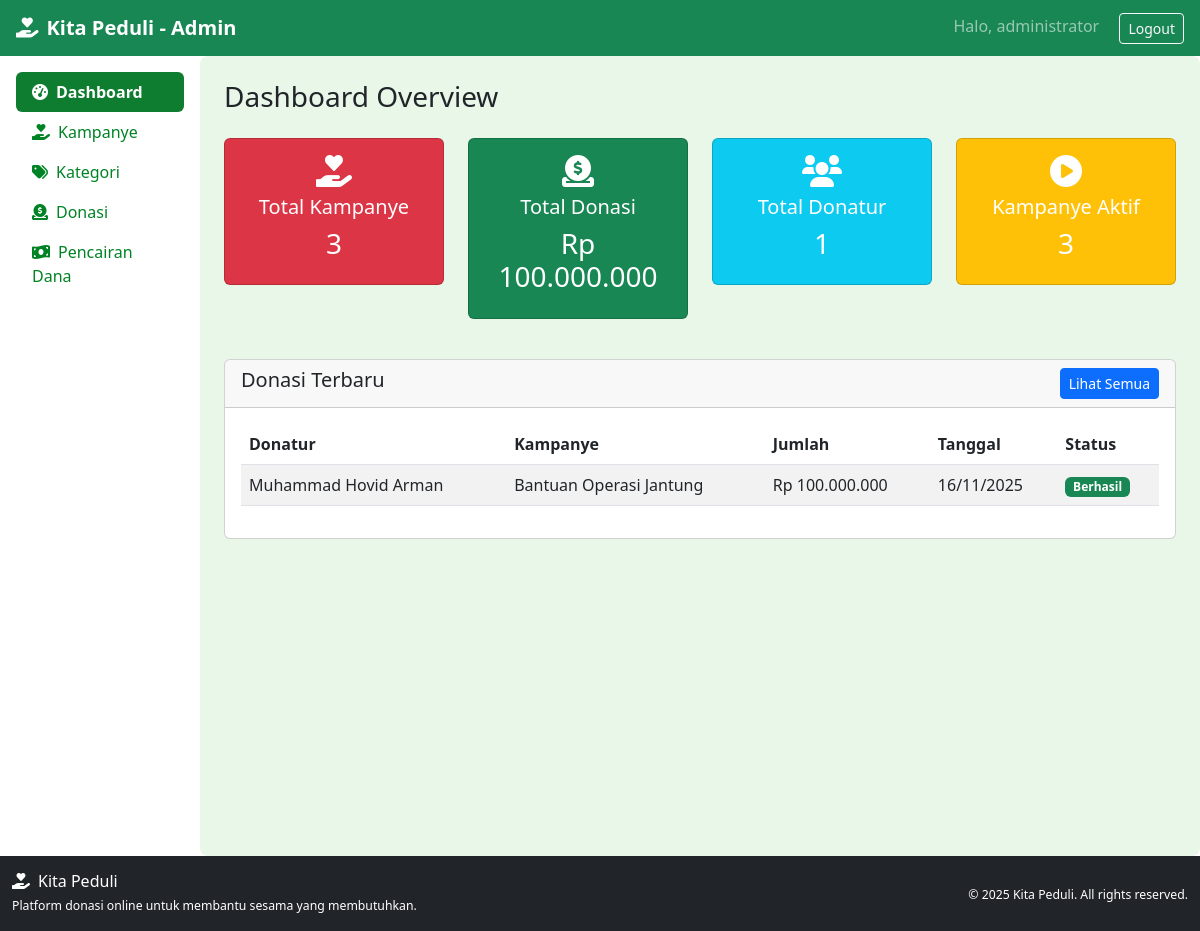
Screenshot of /admin/dashboard.php (signed in) with the database file from the repository.
### tables this page shows
CREATE TABLE `donasi` (
  `id_donasi` int(11) NOT NULL,
  `id_kampanye` int(11) NOT NULL,
  `nama_donatur` varchar(100) DEFAULT NULL,
  `email_donatur` varchar(100) DEFAULT NULL,
  `jumlah_donasi` decimal(15,2) NOT NULL,
  `metode_pembayaran` varchar(50) DEFAULT NULL,
  `tanggal_donasi` datetime DEFAULT current_timestamp(),
  `status_pembayaran` enum('Menunggu Konfirmasi','Berhasil','Gagal') DEFAULT 'Menunggu Konfirmasi',
  `pesan_donatur` text DEFAULT NULL
);

CREATE TABLE `kampanye` (
  `id_kampanye` int(11) NOT NULL,
  `id_kategori` int(11) NOT NULL,
  `judul` varchar(255) NOT NULL,
  `deskripsi` text NOT NULL,
  `target_dana` decimal(15,2) NOT NULL,
  `dana_terkumpul` decimal(15,2) DEFAULT 0.00,
  `tanggal_mulai` date DEFAULT NULL,
  `tanggal_akhir` date DEFAULT NULL,
  `foto_utama` varchar(255) DEFAULT NULL,
  `status_kampanye` enum('Aktif','Selesai','Dihentikan') DEFAULT 'Aktif',
  `gambar` varchar(255) DEFAULT NULL
);

### admin/dashboard.php (the view, shortened to what this page needs)
<?php
include '../config/koneksi.php';
$q = [
    "total_kampanye"  => "SELECT COUNT(*) total FROM kampanye",
    "total_donasi"    => "SELECT SUM(jumlah_donasi) total FROM donasi WHERE status_pembayaran='Berhasil'",
    "total_donatur"   => "SELECT COUNT(DISTINCT email_donatur) total FROM donasi",
    "kampanye_aktif"  => "SELECT COUNT(*) total FROM kampanye WHERE status_kampanye='Aktif'"
];
$stats = [];
foreach ($q as $key => $sql) {
    $stats[$key] = mysqli_fetch_assoc(mysqli_query($conn, $sql))['total'] ?? 0;
}
$recent = mysqli_query($conn, "
    SELECT d.*, k.judul
    FROM donasi d
    JOIN kampanye k USING (id_kampanye)
    ORDER BY tanggal_donasi DESC
    LIMIT 5
");
?>
<!DOCTYPE html>
<html lang="id">
<head>
    <link rel="stylesheet" href="../assets/css/style.css">
    <link href="https://cdn.jsdelivr.net/npm/bootstrap@5.3.0/dist/css/bootstrap.min.css" rel="stylesheet">
    <link href="https://cdnjs.cloudflare.com/ajax/libs/font-awesome/6.0.0/css/all.min.css" rel="stylesheet">
</head>
<body>
<nav class="navbar navbar-dark bg-success px-3">
    <a class="navbar-brand fw-bold" href="dashboard.php">
        <i class="fas fa-hand-holding-heart me-2"></i>Kita Peduli - Admin
    </a>
    <div>
        <span class="navbar-text me-3">Halo, <?= $_SESSION['admin']['nama_lengkap']; ?></span>
        <a href="logout.php" class="btn btn-outline-light btn-sm">Logout</a>
    </div>
</nav>
<div class="container-fluid">
<div class="row">
<div class="col-md-3 col-lg-2 sidebar-green p-3">
    <?php
    $menu = [
        "dashboard.php" => ["Dashboard", "fa-tachometer-alt"],
        "kampanye.php"  => ["Kampanye", "fa-hand-holding-heart"],
        "kategori.php"  => ["Kategori", "fa-tags"],
        "donasi.php"    => ["Donasi", "fa-donate"],
        "pencairan.php" => ["Pencairan Dana", "fa-money-bill-wave"],
    ];
    ?>
    <ul class="nav nav-pills flex-column">
        <?php foreach ($menu as $link => [$label, $icon]): ?>
        <li class="nav-item">
            <a href="<?= $link ?>" class="nav-link <?= $link == basename($_SERVER['PHP_SELF']) ? 'active' : '' ?>">
                <i class="fas <?= $icon ?> me-2"></i><?= $label ?>
            </a>
        </li>
        <?php endforeach; ?>
    </ul>
</div>
<main class="col-md-9 col-lg-10 px-4 py-4 dashboard-bg">
    <h2 class="h3 mb-4">Dashboard Overview</h2>
    <div class="row">
        <?php
        $cards = [
            ["bg-danger",  "fa-hand-holding-heart", "Total Kampanye", $stats['total_kampanye']],
            ["bg-success", "fa-donate",             "Total Donasi",   "Rp " . number_format($stats['total_donasi'],0,",",".")],
            ["bg-info",    "fa-users",              "Total Donatur",  $stats['total_donatur']],
            ["bg-warning", "fa-play-circle",        "Kampanye Aktif", $stats['kampanye_aktif']]
        ];
        foreach ($cards as [$bg,$icon,$label,$value]): ?>
            <div class="col-md-3 mb-3">
                <div class="card text-white <?= $bg ?>">
                    <div class="card-body text-center">
                        <i class="fas <?= $icon ?> fa-2x mb-2"></i>
                        <h5><?= $label ?></h5>
                        <h3><?= $value ?></h3>
                    </div>
                </div>
            </div>
        <?php endforeach; ?>
    </div>
    <div class="card mt-4">
        <div class="card-header d-flex justify-content-between">
            <h5 class="mb-0">Donasi Terbaru</h5>
            <a href="donasi.php" class="btn btn-primary btn-sm">Lihat Semua</a>
        </div>
        <div class="table-responsive p-3">
            <table class="table table-striped">
                <thead>
                    <tr>
                        <th>Donatur</th>
                        <th>Kampanye</th>
                        <th>Jumlah</th>
                        <th>Tanggal</th>
                        <th>Status</th>
                    </tr>
                </thead>
                <tbody>
                    <?php while ($d = mysqli_fetch_assoc($recent)): ?>
                        <?php
                        $badge = [
                            "Berhasil" => "bg-success",
                            "Gagal"    => "bg-danger",
                            "Menunggu Konfirmasi" => "bg-warning"
                        ][$d['status_pembayaran']];
                        ?>
                        <tr>
                            <td><?= $d['nama_donatur'] ?></td>
                            <td><?= $d['judul'] ?></td>
                            <td>Rp <?= number_format($d['jumlah_donasi'],0,",",".") ?></td>
                            <td><?= date("d/m/Y", strtotime($d['tanggal_donasi'])) ?></td>
                            <td><span class="badge <?= $badge ?>"><?= $d['status_pembayaran'] ?></span></td>
                        </tr>
                    <?php endwhile; ?>
                </tbody>
            </table>
        </div>
    </div>
</main>
</div>
</div>
</body>
</html>
<?php include '../includes/footer.php'; ?>

### assets/css/style.css (style rules this page uses)
:root { --primary-color: #148f0f; --secondary-color: #adcc93ff; --accent-color: #0ec108; --text-primary: #136004ff; --bg-light-top: #ffffffff; --bg-light-bottom: #e9f9e8; --bg-section: #e9f9e8; --bg-program: #e9f9e8; }
.dashboard-bg { background-color: #e9f7e9; min-height: 100vh; border-radius: 8px; padding: 20px; }
.sidebar-green .nav-link { color: #008325 !important; }
.sidebar-green .nav-link.active { background-color: #0f7d2f !important; color: #ffffff !important; border-radius: 6px; font-weight: 600; }
.btn-primary { background-color: var(--primary-color); border-color: var(--primary-color); }
body { background-color: #e9f9e8; }

### includes/footer.php (style rules this page uses)
html, body { height: 100%; display: flex; flex-direction: column; }

### rows the page displays
donasi: nama_donatur "Muhammad Hovid Arman", id_kampanye.judul "Bantuan Operasi Jantung", jumlah_donasi "100.000.000", tanggal_donasi "16/11/2025", status_pembayaran "Berhasil"

### other values shown
$_SESSION['admin']['nama_lengkap'] "administrator"
$label "Dashboard"
$label "Kampanye"
$label "Kategori"
$label "Donasi"
$label "Pencairan Dana"
$label "Total Kampanye"
$value "3"
$label "Total Donasi"
$value "Rp 100.000.000"
$label "Total Donatur"
$value "1"
$label "Kampanye Aktif"
